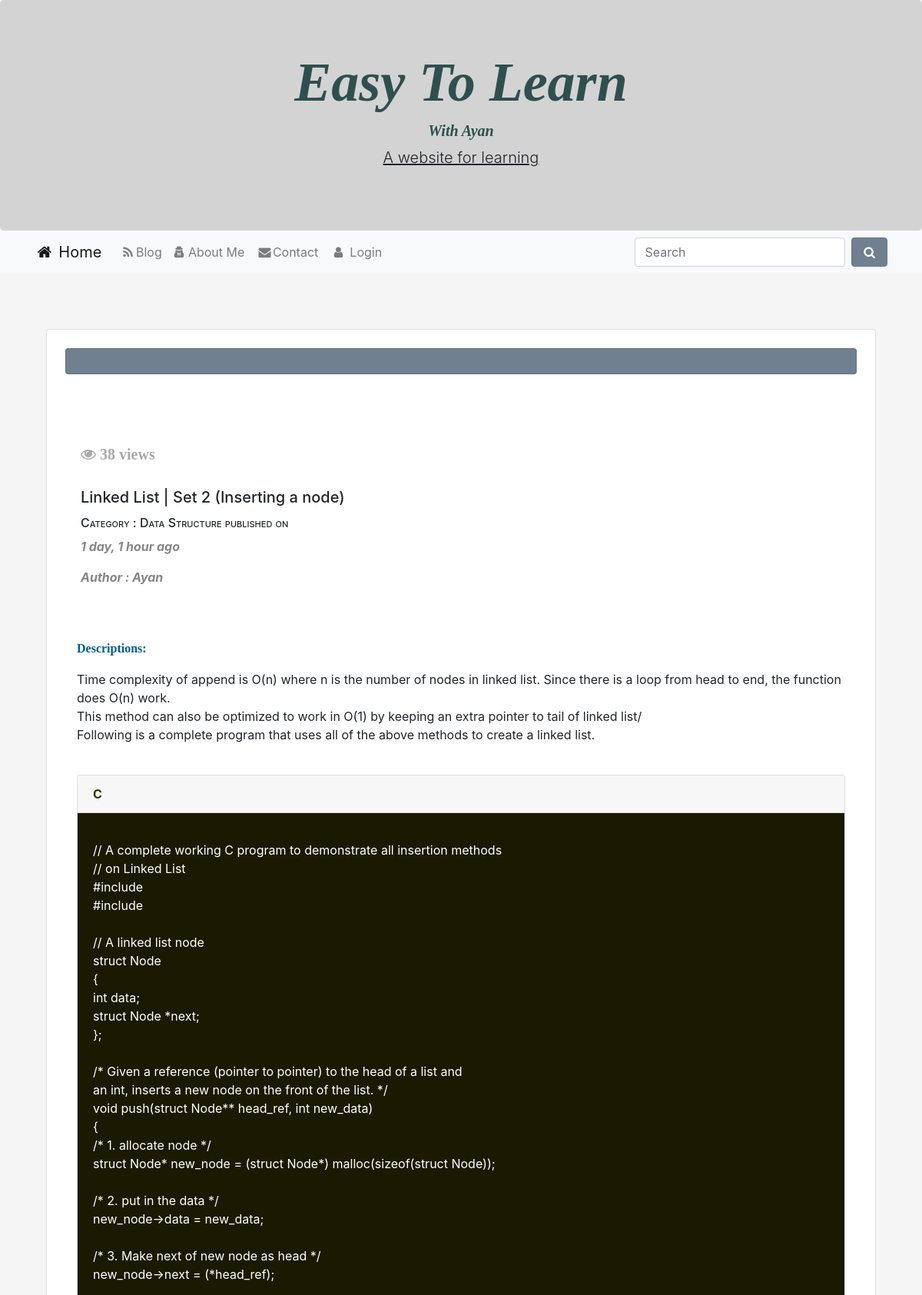
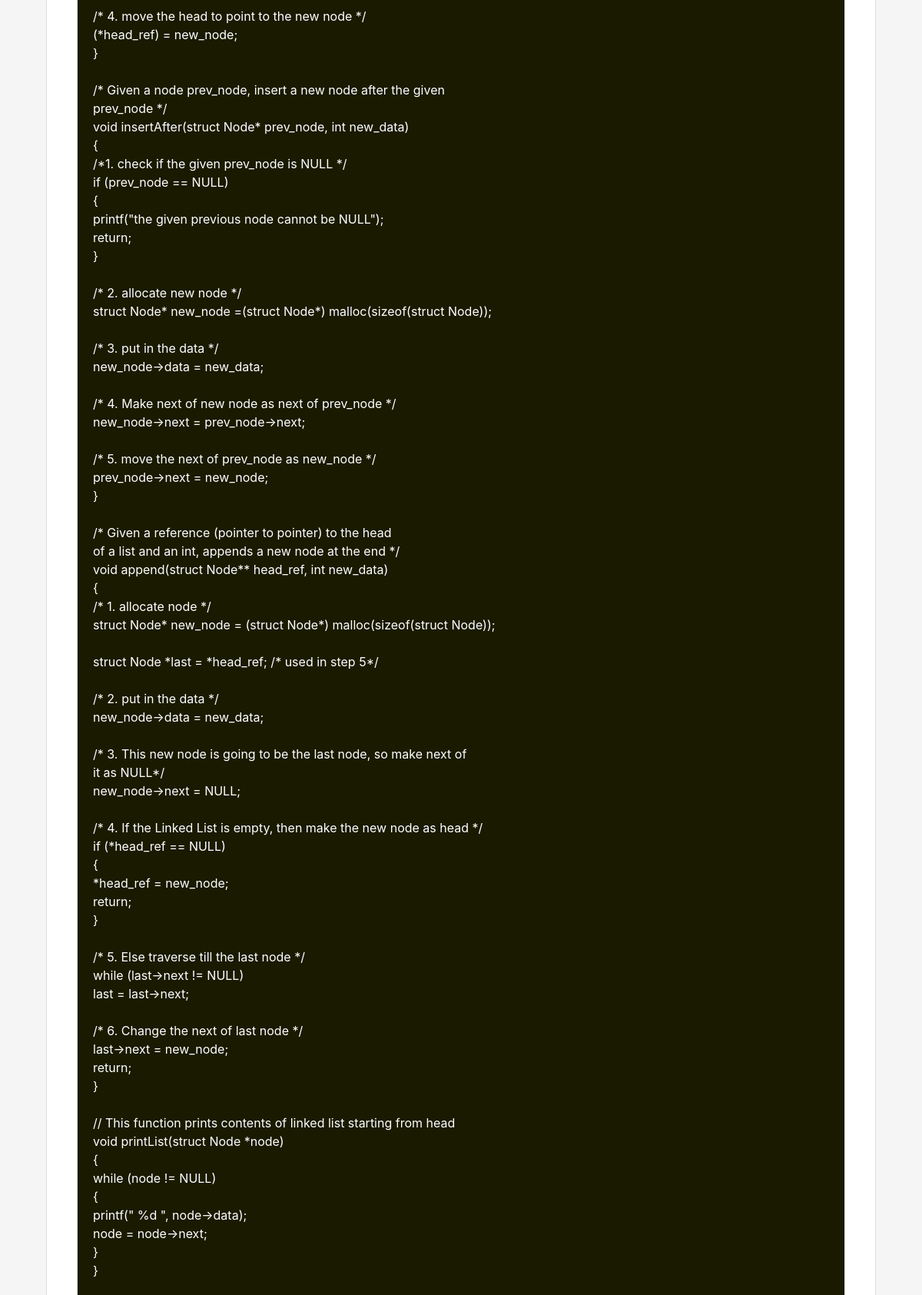
The app's page /12/ (upper part) with its own data (2 pictures, top to bottom).
### home/models.py (models this page shows)
class Post(models.Model):
    category = models.ForeignKey(Category, on_delete=models.CASCADE)
    postAuthor = models.CharField(max_length=200)
    postId = models.AutoField(primary_key=True, auto_created=True)
    postTitle = models.CharField(max_length=200)
    postTimeDate = models.DateTimeField(auto_now_add=True, auto_now=False, blank=True)
    postInC = models.TextField()
    postInCplus = models.TextField()
    postInPython = models.TextField()
    postDescriptions = models.TextField()
    postUrl = models.TextField(blank=True)
    postImage = models.ImageField(blank=True, null=True)
    views = models.IntegerField(default=0)
    cat_search=models.CharField(max_length=200, null=False)
    def get_photo_url(self):
        if self.postImage and hasattr(self.postImage, 'url'):
            return self.postImage.url
        else:
            return "/static/no.png"

class Category(models.Model):
    category = models.CharField(max_length=200, primary_key=True)
    def __str__(self):
        return self.category

### home/views.py (the view)
# urls.py: path('<slug:post>/', views.post_detail, name='readMore'),
def post_detail(request, post):
    past = Post.objects.filter(postId=post).first()
    past.views = past.views + 1
    past.save()
    Recent = Post.objects.all().order_by('-postTimeDate')[0:3]
    cat = Category.objects.all()[0:3]
    go_back = post
    post = get_object_or_404(Post, postId=post)
    comments = post.comments.filter(active=True, parent__isnull=True)
    if request.method == 'POST':
        comment_form = CommentForm(data=request.POST)
        if comment_form.is_valid():
            parent_obj = None
            try:
                parent_id = int(request.POST.get('parent_id'))
            except:
                parent_id = None
            if parent_id:
                parent_obj = Comment.objects.get(id=parent_id)
                if parent_obj:
                    replay_comment = comment_form.save(commit=False)
                    replay_comment.parent = parent_obj
            new_comment = comment_form.save(commit=False)
            new_comment.post = post
            new_comment.save()
            return HttpResponseRedirect(reverse('readMore', args=[str(go_back)]))
    else:
        comment_form = CommentForm()
    return render(request,
                  'extra.html',
                  {'post': post,
                   'comments': comments,
                   'comment_form': comment_form,
                   'RecentPost': Recent,
               'Categories': cat,})

### home/forms.py
class CommentForm(forms.ModelForm):
    email = forms.EmailField(widget=forms.TextInput(
        attrs = {
            'class': 'form-control',
            'placeholder' : 'email'
        }
    ))
    name = forms.CharField(widget=forms.TextInput(
        attrs={
            'class': 'form-control',
            'placeholder': 'name'
        }
    ))
    body = forms.CharField( widget=forms.Textarea(
        attrs={
            'class': 'form-control',
        }
    ))
    class Meta:
        model = Comment
        fields = ('name', 'email', 'body')

### templates/extra.html (shortened to what this page needs)
{% extends 'base.html' %}
{% load static %}
{% load humanize %}
 {% block body %}
<div class="container">
  <div class="row">
   <div class="col-sm-12">
          <div class="card pt-4 pl-4 pb-4 pr-4">
          <div class="card p-3 mb-5" style="background-color:#708090;"></div>
                    <div class="card-body">
                        <div class="card-title"><br>
                        <h5 id="views"><i class="fa fa-eye" aria-hidden="true"></i> {{ post.views }} views</h5><br>
                            <h5 class="card-title post-title"> {{ post.postTitle }} </h5>
                            <h6 class="post-category">Category : {{post.category}}
                                published on</h6>
                            <p class="post-time ">
                                {{ post.postTimeDate | naturaltime}}
                            </p>
                            <div class="post-time mb-5">
                                <p class="post">Author : {{ post.postAuthor |truncatewords:2 }}</p>
                            </div>
                        </div>                        </div>
           <div class="container">
  <p class="post d-inline blog-font-style"><strong>Descriptions:</strong></p> <p style="font-family:bitter,georgia,"times new roman",times,serif;">{{ post.postDescriptions  | safe | linebreaks }}</p><br>
  <div id="accordion">
    <div class="card">
      <div class="card-header">
        <a style="font-weight:bold; color:#333300" class="card-link" data-toggle="collapse" href="#collapseOne">
          C
        </a>
      </div>
      <div id="collapseOne" class="collapse show" data-parent="#accordion">
        <div class="card-body" style=" background-color:#1a1a00; color:white;">
        <p class="post" style="font-family:bitter,georgia,"times new roman",times,serif;">{{ post.postInC  | safe | linebreaks }}</p>
        </div>
      </div>
    </div>
  </div>
<br>
</div>
</div>
  </div>
</div>
</div>
{% endblock body %}

### static/css/style.css (style rules this page uses)
.post-time { color:#868686; font-weight:bold; font-style: italic }
.post-category { font-variant: petite-caps; }
#views { font-family:bitter,georgia,"times new roman",times,serif; font-weight:bold; color:#A9A9A9; }
.blog-font-style { font-family:bitter,georgia,"times new roman",times,serif; color:#005E90; }

### records on screen
Post: views "38", postTitle "Linked List | Set 2 (Inserting a node)", category "Data Structure", postTimeDate "1 day, 1 hour ago", postAuthor "Ayan", postDescriptions "Time complexity of append is O(n) where n is the number of nodes in linked list. Since there is a loop from head to end, the function does O(n) work. This method can also be optimized to work in O(1) by keeping an extra pointer to tail of linked list/ Following is a complete program that uses all of the above methods to create a linked list.", postInC "// A complete working C program to demonstrate all insertion methods // on Linked List #include #include // A linked list node struct Node { int data; struct Node *next; }; /* Given a reference (pointer to pointer) to the head of a list and an int, inserts a new node on the front of the list. */ void push(struct Node** head_ref, int new_data) { /* 1. allocate node */ struct Node* new_node = (struct Node*) malloc(sizeof(struct Node)); /* 2. put in the data */ new_node->data = new_data; /* 3. Make next of new node as head */ new_node->next = (*head_ref); /* 4. move the head to point to the new node */ (*head_ref) = new_node; } /* Given a node prev_node, insert a new node after the given…"
